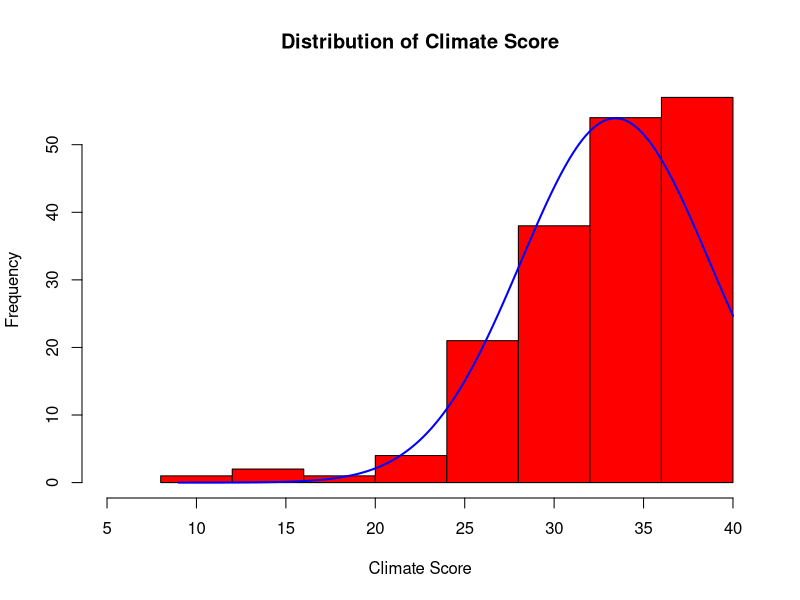
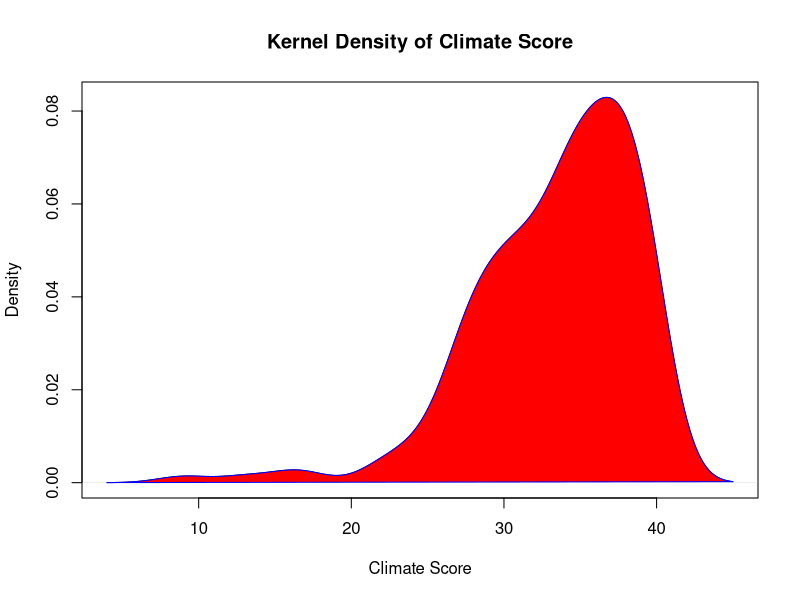
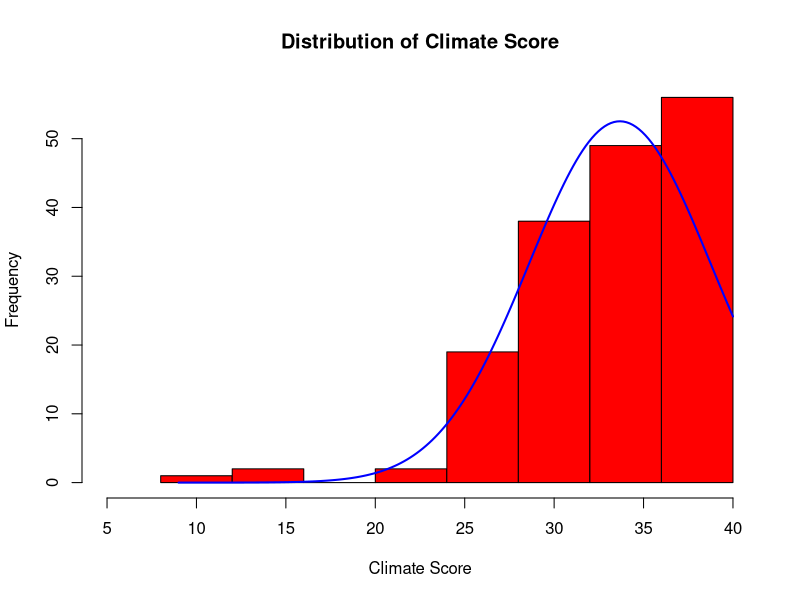
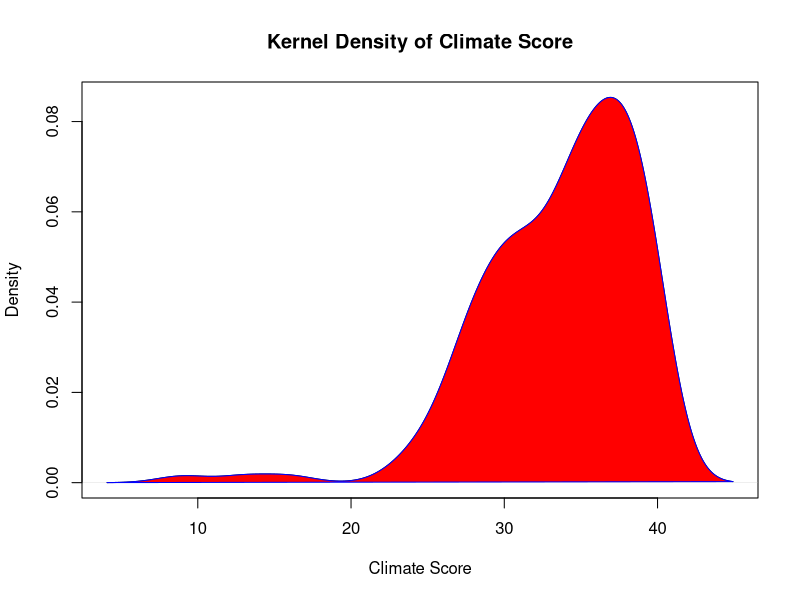

Write the R code that produced these figures, in order.
## ---- chunk 1
library(knitr)
library(dplyr)
library(ggplot2)
knitr::opts_chunk$set(echo = TRUE)
SHOW_SOLUTIONS = TRUE
## ---- chunk 2
P.df <- read.csv("Stat311Au20GroupProjectSurveyDataProcessed.csv",
                 header=TRUE, as.is=TRUE)
P.df$Ethnicity <- as.factor(P.df$Ethnicity)
P.df$Gender <- as.factor(P.df$Gender)
P.df$Religion <- as.factor(P.df$Religion)
P.df$Study <- as.factor(P.df$Study)
P.df$Origin <- as.factor(P.df$Origin)
P.df$SES <- as.factor(P.df$SES)
P.df$PoliticalAff <- as.factor(P.df$PoliticalAff)
P.df$Education <- as.factor(P.df$Education)
P.df$DataPlan <- as.factor(P.df$DataPlan)
P.df$SubUse <- as.factor(P.df$SubUse)
P.df$Diet <- as.factor(P.df$Diet)
P.df$SIFStudy <- as.factor(P.df$SIFStudy)
## ---- chunk 3
hplot1 <- hist(P.df$ClimateScore, breaks = c(8, 12, 16, 20, 24, 28, 32, 36, 40), xlab = "Climate Score", 
     main = "Distribution of Climate Score", xlim = c(5, 40), col = "red")
xfit<-seq(min(P.df$ClimateScore), max(P.df$ClimateScore), length=178)
yfit<-dnorm(xfit, mean=mean(P.df$ClimateScore), sd=sd(P.df$ClimateScore))
yfit <- yfit*diff(hplot1$mids[1:2])*length(P.df$ClimateScore)
lines(xfit, yfit, col="blue", lwd=2)

kdplot1 <- density(P.df$ClimateScore)
plot(kdplot1, main="Kernel Density of Climate Score", xlab = "Climate Score")
polygon(kdplot1, col="red", border="blue")
## ---- chunk 4
non_rep <- P.df %>% select(PoliticalAff, ClimateScore) %>%
  filter(PoliticalAff != "Republican")

hplot2 <- hist(non_rep$ClimateScore, breaks = c(8, 12, 16, 20, 24, 28, 32, 36, 40), xlab = "Climate Score", 
     main = "Distribution of Climate Score", xlim = c(5, 40), col = "red")
xfit<-seq(min(non_rep$ClimateScore), max(non_rep$ClimateScore), length=178)
yfit<-dnorm(xfit, mean=mean(non_rep$ClimateScore), sd=sd(non_rep$ClimateScore))
yfit <- yfit*diff(hplot2$mids[1:2])*length(non_rep$ClimateScore)
lines(xfit, yfit, col="blue", lwd=2)

kdplot2 <- density(non_rep$ClimateScore)
plot(kdplot2, main="Kernel Density of Climate Score", xlab = "Climate Score")
polygon(kdplot2, col="red", border="blue")
## ---- chunk 5
table(P.df$PoliticalAff)
PAff.D <- filter(P.df, PoliticalAff == "Democrat")
PAff.NA <- filter(P.df, PoliticalAff == "No affiliation")
# Add the rest of the code for Part A

## ---- chunk 6
meanConfidenceInterval <- function(sample, alpha) {
  x_bar <- mean(sample)
  me <- qnorm(alpha / 2) * (sd(sample) / sqrt(length(sample)))
  lowerBound <- x_bar + me
  upperBound <- x_bar - me
  return(c(lowerBound, upperBound))
}
## ---- chunk 7
meanConfidenceInterval(P.df$ClimateScore, .1)
## ---- chunk 8
meanConfidenceInterval(P.df$ClimateScore, .01)
## ---- chunk 9
sample <- P.df$ClimateScore
z <- (mean(sample) - 32.4) / (sd(sample) / sqrt(length(sample)))
p_val <- 2*pnorm(z, mean=0, sd=1, lower.tail=FALSE)
p_val
p_val <= .05
## ---- chunk 10
diffMeansCI <- function(x1, x2, alpha) {
  x1_bar <- mean(x1)
  x2_bar <- mean(x2)
  s_1 <- sd(x1)
  s_2 <- sd(x2)
  n_1 <- length(x1)
  n_2 <- length(x2)
  me <- qnorm(alpha / 2) * sqrt((s_1^2 / n_1) + (s_2^2 / n_2))
  x <- x1_bar - x2_bar
  return(c(x + me, x - me))
}

dems <- filter(P.df, PoliticalAff=="Democrat")
non_dems <- filter(P.df, PoliticalAff!="Democrat")

diffMeansCI(dems$ClimateScore, non_dems$ClimateScore, .01)
## ---- chunk 11
dems <- filter(P.df, PoliticalAff=="Democrat")
non_dems <- filter(P.df, PoliticalAff!="Democrat")
s1 <- sd(dems$ClimateScore)
s2 <- sd(non_dems$ClimateScore)
n1 <- length(dems$ClimateScore)
n2 <- length(non_dems$ClimateScore)
se <- sqrt((s1^2/n1) + (s2^2/n2))
z <- (mean(dems$ClimateScore) - mean(non_dems$ClimateScore)) / se
p_val <- pnorm(z, mean=0, sd=1, lower.tail=FALSE)
p_val
p_val <= .01
## ---- chunk 12
P.df[ ,7]
